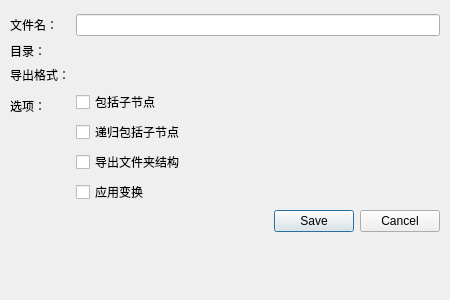
<ui version="4.0">
 <class>qSlicerExportNodeDialog</class>
 <widget class="QDialog" name="qSlicerExportNodeDialog">
  <property name="geometry">
   <rect>
    <x>0</x>
    <y>0</y>
    <width>450</width>
    <height>300</height>
   </rect>
  </property>
  <property name="minimumSize">
   <size>
    <width>450</width>
    <height>0</height>
   </size>
  </property>
  <property name="cursor">
   <cursorShape>ArrowCursor</cursorShape>
  </property>
  <property name="windowTitle">
   <string>导出节点</string>
  </property>
  <property name="windowIcon">
   <iconset resource="../qSlicerBaseQTGUI.qrc">
    <normaloff>:/Icons/SaveScene.png</normaloff>:/Icons/SaveScene.png</iconset>
  </property>
  <property name="sizeGripEnabled">
   <bool>false</bool>
  </property>
  <layout class="QFormLayout" name="formLayout">
   <property name="verticalSpacing">
    <number>6</number>
   </property>
   <property name="leftMargin">
    <number>10</number>
   </property>
   <property name="topMargin">
    <number>14</number>
   </property>
   <property name="rightMargin">
    <number>10</number>
   </property>
   <item row="0" column="0">
    <widget class="QLabel" name="FilenameLabel">
     <property name="text">
      <string>文件名：</string>
     </property>
    </widget>
   </item>
   <item row="0" column="1">
    <widget class="QLineEdit" name="FilenameLineEdit">
     <property name="text">
      <string />
     </property>
    </widget>
   </item>
   <item row="1" column="0">
    <widget class="QLabel" name="DirectoryLabel">
     <property name="text">
      <string>目录：</string>
     </property>
    </widget>
   </item>
   <item row="1" column="1">
    <widget class="ctkPathLineEdit" name="DirectoryPathLineEdit">
     <property name="minimumSize">
      <size>
       <width>0</width>
       <height>10</height>
      </size>
     </property>
     <property name="toolTip">
      <string>目标目录</string>
     </property>
    </widget>
   </item>
   <item row="2" column="0">
    <widget class="QLabel" name="ExportFormatsLabel">
     <property name="text">
      <string>导出格式：</string>
     </property>
    </widget>
   </item>
   <item row="3" column="0">
    <widget class="QLabel" name="GeneralOptionsLabel">
     <property name="text">
      <string>选项：</string>
     </property>
    </widget>
   </item>
   <item row="3" column="1">
    <widget class="QWidget" name="GeneralOptionsWidget" native="true">
     <property name="focusPolicy">
      <enum>Qt::NoFocus</enum>
     </property>
     <layout class="QVBoxLayout" name="GeneralOptionsLayout">
      <property name="leftMargin">
       <number>0</number>
      </property>
      <property name="topMargin">
       <number>0</number>
      </property>
      <property name="rightMargin">
       <number>0</number>
      </property>
      <property name="bottomMargin">
       <number>0</number>
      </property>
      <item>
       <widget class="QCheckBox" name="IncludeChildrenCheckBox">
        <property name="toolTip">
         <string>包括层级中直接位于所选项下的节点。</string>
        </property>
        <property name="text">
         <string>包括子节点</string>
        </property>
       </widget>
      </item>
      <item>
       <widget class="QCheckBox" name="RecursiveChildrenCheckBox">
        <property name="toolTip">
         <string>包括层级中所选项下的所有节点，包括子文件夹中的节点。</string>
        </property>
        <property name="text">
         <string>递归包括子节点</string>
        </property>
       </widget>
      </item>
      <item>
       <widget class="QCheckBox" name="PreserveHierarchyCheckBox">
        <property name="toolTip">
         <string>根据节点层级创建子目录结构。取消选中此项将所有节点直接导出到目标目录。</string>
        </property>
        <property name="text">
         <string>导出文件夹结构</string>
        </property>
       </widget>
      </item>
      <item>
       <widget class="QCheckBox" name="HardenTransformCheckBox">
        <property name="toolTip">
         <string>暂时固定任何变换以进行导出</string>
        </property>
        <property name="text">
         <string>应用变换</string>
        </property>
       </widget>
      </item>
     </layout>
    </widget>
   </item>
   <item row="4" column="1">
    <widget class="QDialogButtonBox" name="ButtonBox">
     <property name="orientation">
      <enum>Qt::Horizontal</enum>
     </property>
     <property name="standardButtons">
      <set>QDialogButtonBox::Cancel|QDialogButtonBox::Save</set>
     </property>
    </widget>
   </item>
  </layout>
 </widget>
 <customwidgets>
  <customwidget>
   <class>ctkPathLineEdit</class>
   <extends>QWidget</extends>
   <header>ctkPathLineEdit.h</header>
   <container>1</container>
  </customwidget>
 </customwidgets>
 <resources>
  <include location="../qSlicerBaseQTGUI.qrc" />
 </resources>
 <connections>
  <connection>
   <sender>ButtonBox</sender>
   <signal>accepted()</signal>
   <receiver>qSlicerExportNodeDialog</receiver>
   <slot>accept()</slot>
   <hints>
    <hint type="sourcelabel">
     <x>429</x>
     <y>93</y>
    </hint>
    <hint type="destinationlabel">
     <x>157</x>
     <y>274</y>
    </hint>
   </hints>
  </connection>
  <connection>
   <sender>ButtonBox</sender>
   <signal>rejected()</signal>
   <receiver>qSlicerExportNodeDialog</receiver>
   <slot>reject()</slot>
   <hints>
    <hint type="sourcelabel">
     <x>497</x>
     <y>93</y>
    </hint>
    <hint type="destinationlabel">
     <x>286</x>
     <y>274</y>
    </hint>
   </hints>
  </connection>
 </connections>
</ui>
